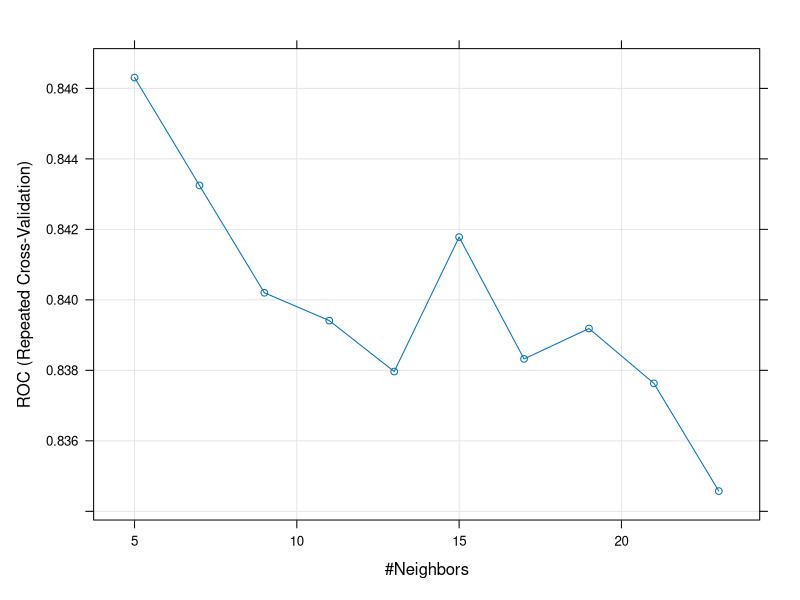
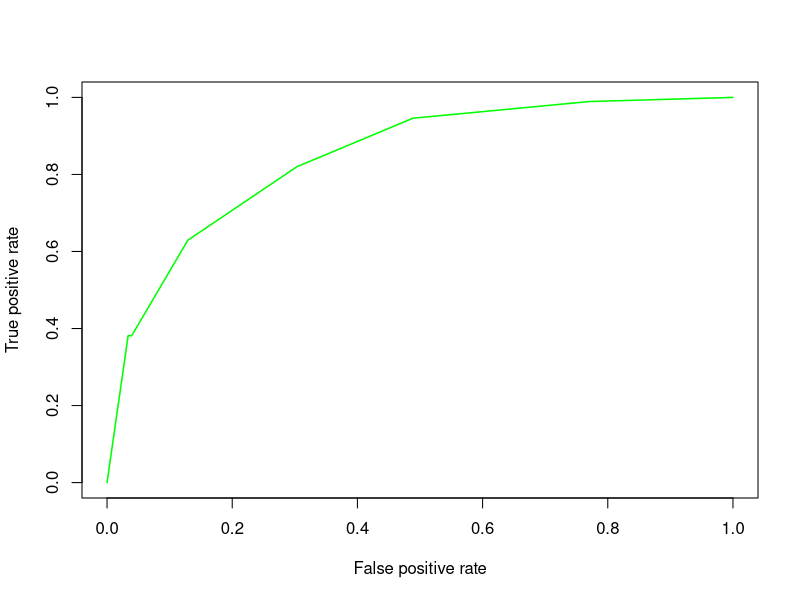

Source code (R) for these figures, in order:
## ---- chunk 1
knitr::opts_chunk$set(echo = TRUE)
## ---- chunk 2
# Read data
data1 = read.csv("US Presidential Data.csv", header = TRUE )
head(data1)
## ---- chunk 3
# load library
library(caret)
library(e1071)
## ---- chunk 4
# Transforming the dependent variable to a factor
data1$Win.Loss = as.factor(data1$Win.Loss)
## ---- chunk 5
#Partitioning the data into training and validation data
set.seed(101)
index = createDataPartition(data1$Win.Loss, p = 0.7, list = F )
train = data1[index,]
validation = data1[-index,]
## ---- chunk 6
# Explore data
dim(train)
dim(validation)
names(train)
head(train)
head(validation)
## ---- chunk 7
# Setting levels for both training and validation data
levels(train$Win.Loss) <- make.names(levels(factor(train$Win.Loss)))
levels(validation$Win.Loss) <- make.names(levels(factor(validation$Win.Loss)))
## ---- chunk 8
# Setting up train controls
repeats = 3
numbers = 10
tunel = 10

set.seed(1234)
x = trainControl(method = "repeatedcv",
                 number = numbers,
                 repeats = repeats,
                 classProbs = TRUE,
                 summaryFunction = twoClassSummary)
## ---- chunk 9
model1 <- train(Win.Loss~. , data = train, method = "knn",
               preProcess = c("center","scale"),
               trControl = x,
               metric = "ROC",
               tuneLength = tunel)

# Summary of model
model1
plot(model1)
## ---- chunk 10
# Validation
valid_pred <- predict(model1,validation, type = "prob")

#Storing Model Performance Scores
#install.packages("gplots")
#install.packages("ROCR")
library(ROCR)
pred_val <-prediction(valid_pred[,2],validation$Win.Loss)

# Calculating Area under Curve (AUC)
perf_val <- performance(pred_val,"auc")
perf_val

# Plot AUC
perf_val <- performance(pred_val, "tpr", "fpr")
plot(perf_val, col = "green", lwd = 1.5)

#Calculating KS statistics
ks <- max(attr(perf_val, "y.values")[[1]] - (attr(perf_val, "x.values")[[1]]))
ks
